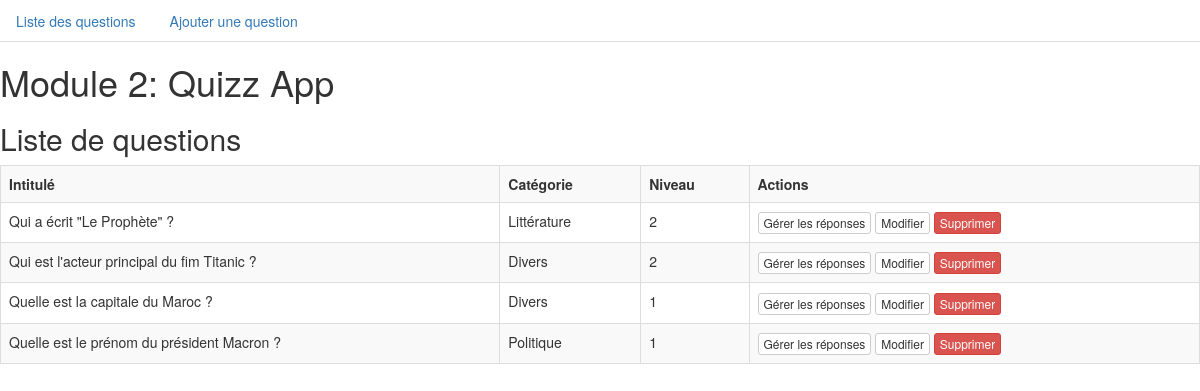
Page /?route=question/list on the earlier database version.
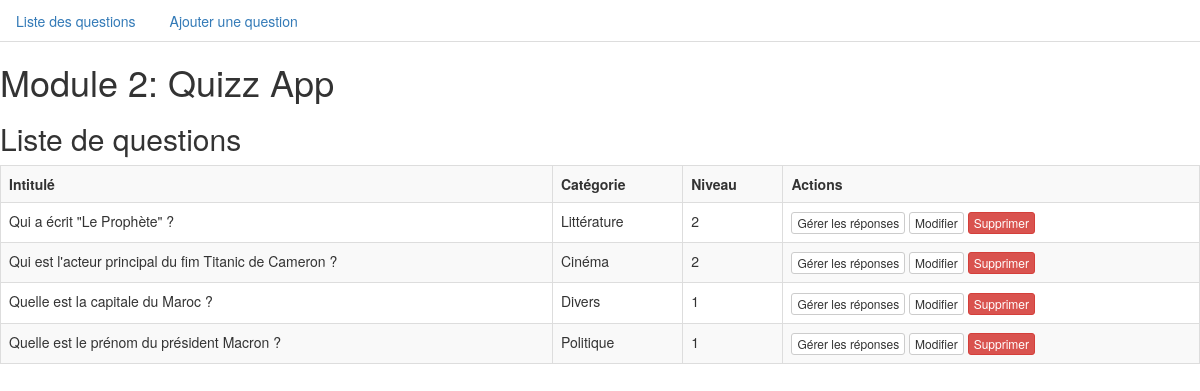
Same page on the later database version.
### tables this page shows
CREATE TABLE `question` (
  `id` int(11) NOT NULL,
  `title` varchar(255) NOT NULL,
  `category` varchar(100) NOT NULL,
  `level` tinyint(4) NOT NULL
);

### question/list.php (the view)
<?php
$query = $db->prepare('SELECT * FROM question ORDER BY id DESC');
$query->execute();
$questions = $query->fetchAll(PDO::FETCH_OBJ);
?>
<h2>Liste de questions</h2>
<table class="table table-bordered table-striped">
  <tr>
    <th>Intitulé</th>
    <th>Catégorie</th>
    <th>Niveau</th>
    <th>Actions</th>
  </tr>
<?php foreach($questions as $question): ?>
    <tr>
      <td><?= $question->title ?></td>
      <td><?= $question->category ?></td>
      <td><?= $question->level ?></td>
      <td>
        <a
          href="?route=answer/manage&id_question=<?= $question->id ?>"
          class="btn btn-default btn-xs">Gérer les réponses</a>
        <a
          href="?route=question/edit&id=<?= $question->id ?>"
          class="btn btn-default btn-xs">Modifier</a>
        <a
          href="?route=question/delete&id=<?= $question->id ?>"
          class="btn btn-danger btn-xs">Supprimer</a>
      </td>
    </tr>
<?php endforeach ?>
</table>

Differences in the rows shown:
changed question: title "Qui est l'acteur principal du fim Titanic ?" → "Qui est l'acteur principal du fim Titanic de Cameron ?"; category "Divers" → "Cinéma"
